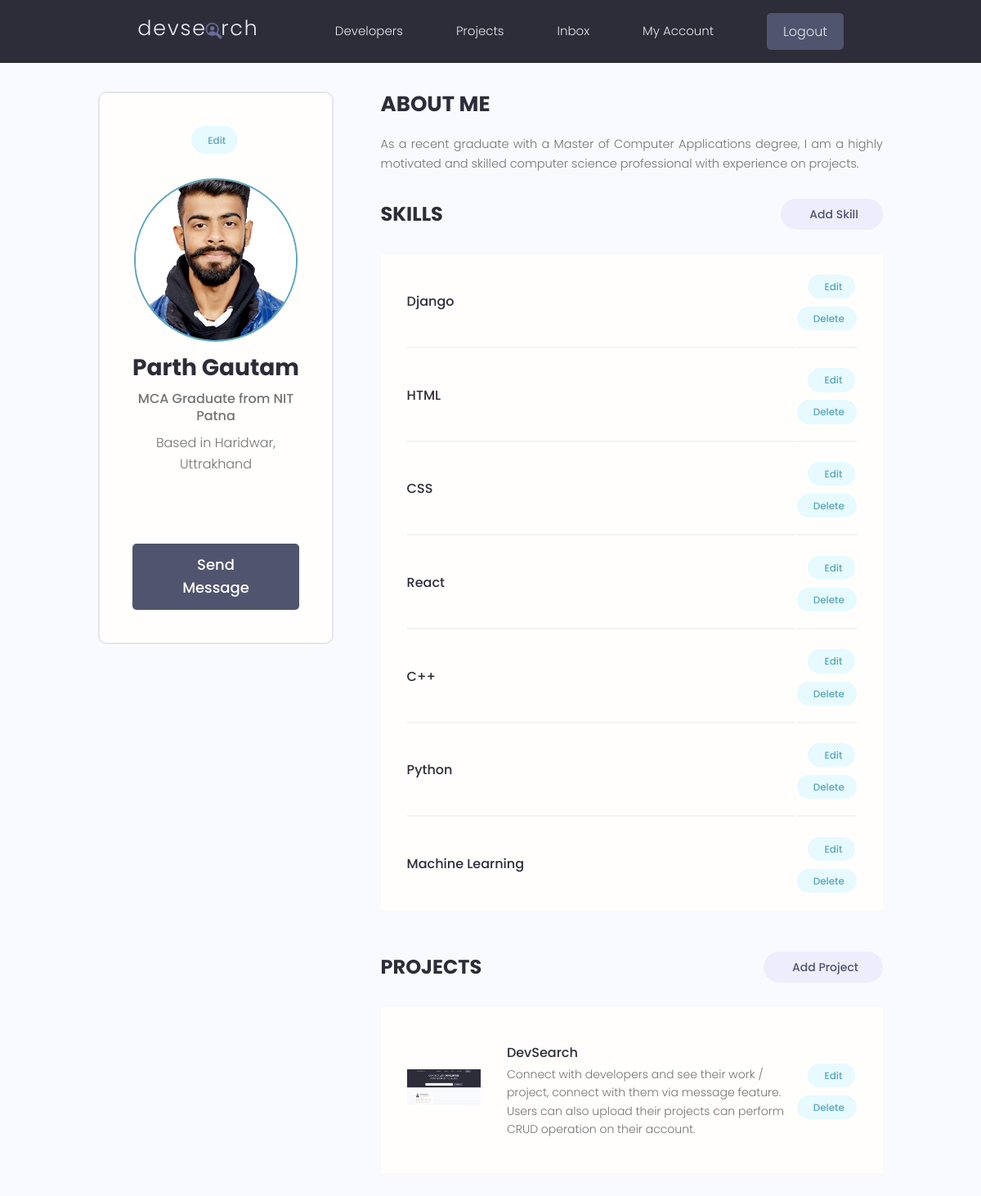
The app's page /account/ (signed in) with its own data.
### users/models.py (models this page shows, shortened)
class Profile(models.Model):
    user = models.OneToOneField(User, on_delete=models.CASCADE, blank=True, null=True)
    name=models.CharField( max_length=200, blank=True, null=True)
    email = models.EmailField(max_length=200, blank=True,null=True)
    username = models.CharField( max_length=200, blank=True, null=True)
    location = models.CharField( max_length=200, blank=True, null=True)
    short_intro = models.CharField(max_length=200, null=True, blank=True)
    bio = models.TextField(blank=True, null=True)
    profile_img = models.ImageField(blank=True, null=True,upload_to='profiles/',default='profiles/user-default.png')
    social_github=models.CharField( max_length=200, blank=True, null=True)
    social_twitter=models.CharField( max_length=200, blank=True, null=True)
    social_linkdin=models.CharField( max_length=200, blank=True, null=True)
    social_youtube=models.CharField( max_length=200, blank=True, null=True)
    social_website=models.CharField( max_length=200, blank=True, null=True)
    created = models.DateTimeField(auto_now_add=True)
    id= models.UUIDField(default=uuid.uuid4, editable=False, unique=True,primary_key=True)
    class Meta:
        ordering = ['created']
    @property
    def imageURL(self):
        try:
            url = self.profile_img.url
        except:
            url = ""
        return url

class Skill(models.Model):
    owner = models.ForeignKey(Profile,on_delete=models.CASCADE,null=True,blank=True)
    name = models.CharField(max_length=200,blank=True, null=True)
    description = models.TextField(blank=True,null=True)
    created = models.DateTimeField(auto_now_add=True)
    id= models.UUIDField(default=uuid.uuid4, editable=False, unique=True,primary_key=True)

### projects/models.py (models this page shows, shortened)
class Project(models.Model):
    owner = models.ForeignKey(Profile, null=True, blank=True, on_delete=models.CASCADE)
    title = models.CharField(max_length=255)
    description = models.TextField(blank=True, null=True)
    demo_link = models.CharField(max_length=2000, blank=True, null = True)
    source_link = models.CharField(max_length=2000,null = True, blank=True)
    featured_img = models.ImageField(blank=True, null=True, default='default.jpg')
    tags = models.ManyToManyField('Tag', blank=True)
    created = models.DateTimeField(auto_now_add=True)
    vote_total  = models.IntegerField(default=0, null=True, blank=True)
    vote_ratio =  models.IntegerField(default=0, null=True, blank=True)
    id= models.UUIDField(default=uuid.uuid4, editable=False, unique=True,primary_key=True)
    class Meta:
        ordering = ["-vote_ratio", '-vote_total','title']
    @property
    def imageURL(self):
        try:
            url = self.featured_img.url
        except:
            url = ""
        return url

### users/views.py (the view)
# urls.py: path("account/", views.userAccount, name='account'),
@login_required(login_url="login")
def userAccount(request):
    profile = request.user.profile
    skills = profile.skill_set.all()
    projects = profile.project_set.all()
    context = {'profile':profile,'skills':skills,'projects':projects}
    return render(request,'users/account.html', context)

### users/templates/users/account.html (shortened to what this page needs)
{% extends 'main.html' %}
{% block content %}
  <main class="settingsPage profile my-md">
    <div class="container">
      <div class="layout">
        <div class="column column--1of3">
          <div class="card text-center">
            <div class="card__body dev">
              <a class="tag tag--pill tag--main settings__btn" href="{% url 'edit-account' %}"> Edit</a>
              <img class="avatar avatar--xl dev__avatar" src="{{profile.imageURL}}" />
              <h2 class="dev__name">{{profile.name}}</h2>
              <p class="dev__title">{{profile.short_intro}}</p>
              <p class="dev__location">Based in {{profile.location}}</p>
              <ul class="dev__social">
              </ul>
              <a href="#" class="btn btn--sub btn--lg">Send Message </a>
            </div>
          </div>
        </div>
        <div class="column column--2of3">
          <div class="devInfo">
            <h3 class="devInfo__title">About Me</h3>
            <p class="devInfo__about">
              {{profile.bio}}
            </p>
          </div>
          <div class="settings">
            <h3 class="settings__title">Skills</h3>
            <a class="tag tag--pill tag--sub settings__btn tag--lg" href="{% url 'create-skill' %}"> Add Skill</a>
          </div>
          <table class="settings__table">
          {% for skill in skills %}
            <tr>
              <td class="settings__tableInfo">
                <h4>{{skill.name}}</h4>
              </td>
              <td class="settings__tableActions">
                <a class="tag tag--pill tag--main settings__btn" href="{% url 'update-skill' skill.id %}"> Edit</a>
                <a class="tag tag--pill tag--main settings__btn" href="{% url 'delete-skill' skill.id %}?next=/account">
                  Delete</a>
              </td>
            </tr>
            {% endfor %}
          </table>
          <div class="settings">
            <h3 class="settings__title">Projects</h3>
            <a class="tag tag--pill tag--sub settings__btn tag--lg" href="{% url 'create-project' %}"> Add Project</a>
          </div>
          <table class="settings__table">
            {% for project in projects %}
            <tr>
              <td class="settings__thumbnail">
                <a href="{% url 'project' project.id %}"><img src="{{project.imageURL}}" alt="Project Thumbnail" /></a>
              </td>
              <td class="settings__tableInfo">
                <a href="{% url 'project' project.id %}">{{project.title}}</a>
                <p>
                  {{project.description|slice:'200'}}
                </p>
              </td>
              <td class="settings__tableActions">
                <a class="tag tag--pill tag--main settings__btn" href="{% url 'update-project' project.id %}"> Edit</a>
                <a class="tag tag--pill tag--main settings__btn" href="{% url 'delete-project' project.id %}?next=/account">
                  Delete</a>
              </td>
            </tr>
            {% endfor %}
          </table>
        </div>
      </div>
    </div>
  </main>
{% endblock %}

### templates/main.html (shortened to what this page needs)
{% load static %}
<!DOCTYPE html>
<html lang="en">
<head>
  <link rel="stylesheet" href="https://cdn.iconmonstr.com/1.3.0/css/iconmonstr-iconic-font.min.css" />
  <link rel="stylesheet" href="{% static 'uikit/styles/uikit.css' %}" />
  <link rel="stylesheet" href="{% static 'styles/app.css' %}" />
</head>
<body>
    {% include 'navbar.html' %}
    {% block content %}
    {% endblock content %}
</body>
</html>

### templates/navbar.html (shortened to what this page needs)
{% load static %}
<header class="header">
    <div class="container container--narrow">
      <a href="{% url 'profiles' %}" class="header__logo">
        <img src="{% static 'images/logo.svg' %}" alt="DevSearch Logo" />
      </a>
      <nav class="header__nav">
        <ul class="header__menu">
          <li class="header__menuItem"><a href="{% url 'profiles' %}">Developers</a></li>
          <li class="header__menuItem"><a href="{% url 'projects'%}">Projects</a></li>
          {% if request.user.is_authenticated %}
            <li class="header__menuItem"><a href="{% url 'inbox' %}">Inbox</a></li>
            <li class="header__menuItem"><a href="{% url 'account' %}">My Account</a></li>
            <li class="header__menuItem"><a href="{% url 'logout' %}" class="btn btn--sub">Logout</a></li>
          {% else %}
            <li class="header__menuItem"><a href="{% url 'login' %}" class="btn btn--sub">Login/Sign Up</a></li>
          {% endif %}
        </ul>
      </nav>
    </div>
  </header>

### static/styles/app.css (style rules this page uses)
:root { --color-sub: #2d2d39; }
.btn--sub { background-color: var(--color-sub-light); }
.card { border: 2px solid var(--color-light); }
img { width: 100%; }
.header { position: sticky; z-index: 111; background-color: var(--color-sub); padding: 1.5rem 0; }
.header > .container { display: flex; justify-content: space-between; align-items: center; }
.header__logo > img { height: 3.8rem; }
.header__nav > ul { display: inline-flex; align-items: center; list-style: none; gap: 6.5rem; }
.header__menuItem > a { color: var(--color-light); font-weight: 300; }
.profile .card > .dev { padding: 4rem; }
.dev__avatar { display: block; margin: auto; }
.dev__name { color: var(--color-sub); font-size: 2.8rem; font-weight: 700; margin-top: 1rem; margin-bottom: 0.5rem; }
.dev__title { font-size: 1.6rem; font-weight: 500; line-height: 1.3; }
.dev__location { margin-top: 1rem; }
.dev__social { margin: 3rem 0; list-style: none; display: flex; justify-content: center; gap: 1.5rem; }
.devInfo { margin-bottom: 3rem; }
.devInfo__title, .devInfo__subtitle { font-size: 2.6rem; color: var(--color-sub); text-transform: uppercase; font-weight: 700; margin-bottom: 1.5rem; }
.devInfo__about, .devSkill__info { font-size: 1.45rem; line-height: 1.7; text-align: justify; }
.settingsPage .dev > .settings__btn { display: inline-block; margin-bottom: 3rem; }
.settings { display: flex; justify-content: space-between; align-items: center; }
.settings__title { font-size: 2.4rem; text-transform: uppercase; font-weight: 700; color: var(--color-sub); }
.settings__table { margin-top: 3rem; margin-bottom: 5rem; padding: 0 3rem; background: var(--color-white); }
.settings__table tr { width: 100%; }
.settings__table tr > td { padding: 2rem 0; }
.settings__table tr:not(:last-child) td { border-bottom: 2px solid var(--color-white-light); }
.settings__thumbnail { width: 23%; min-width: 10rem; }
.settings__thumbnail img { padding-right: 3rem; height: 15rem; object-fit: contain; }
.settings__tableInfo { width: 100%; }
.settings__tableInfo h4, .settings__tableInfo a { padding-right: 1rem; width: auto; font-size: 1.6rem; font-weight: 500; color: var(--color-sub); }
.settings__tableInfo p { font-size: 1.4rem; }
.settings__tableActions { text-align: right; }

### static/uikit/styles/modules/_variables.css (style rules this page uses)
:root { --color-main: #5aa5b9; --color-main-light: #e6faff; --color-sub: #3f4156; --color-sub-light: #51546e; --color-sub-lighter: #ededfd; --color-text: #737373; --color-gray: #8b8b8b; --color-light: #e5e7eb; --color-light-gray: #767676; --color-bg: #f8fafd; --color-white: #fffefd; --color-white-light: #f3f3f3; --color-success: #359e64; --color-success-bg: #def8e8; --color-error: #fc4b0b; --color-error-bg: #fff2ee; --font-base: 'Poppins', arial, helvetica, 'Segoe UI', roboto, ubuntu, sans-serif; --font-monospace: 'Fira Code', 'Courier New', courier, monospace; --font-regular: 300; --font-medium: 500; --font-bold: 700; --generic-shadow: 1px 1px 5px #00000010; --generic-transition: all 0.3s ease-in-out; }

### static/uikit/styles/modules/_base.css (style rules this page uses)
* { margin: 0; padding: 0; box-sizing: border-box; text-rendering: optimizeLegibility; color: inherit; font-size: inherit; }
html { font-size: 50%; }
@media only screen and (min-width: 480px) { html { font-size: 56.25%; } }
@media only screen and (min-width: 1200px) { html { font-size: 62.5%; } }
body { line-height: 1.6; font-weight: 400; font-size: 1.5rem; color: var(--color-text); background-color: var(--color-bg); min-height: 100vh; }

### static/uikit/styles/modules/_typography.css (style rules this page uses)
* { font-family: var(--font-base); }
h2 { font-size: 3.6rem; font-weight: var(--font-bold); }
h3 { font-size: 3.2rem; font-weight: var(--font-medium); }
h4 { font-size: 2.8rem; font-weight: var(--font-medium); }
p, span, strong { font-size: 1.6rem; color: var(--color-text); font-weight: var(--font-regular); }
a { padding-bottom: 2px; text-decoration: none; display: inline-block; color: var(--color-main); font-weight: var(--font-medium); }

### static/uikit/styles/modules/_utilities.css (style rules this page uses)
.container { width: 92%; max-width: 165rem; margin: 0 auto; box-sizing: border-box; }
.container--narrow { width: 92%; max-width: 120rem; }
@media screen and (min-width: 1000px) { .container { width: 90%; } }
@media screen and (min-width: 1000px) { .container--narrow { width: 85%; } }
@media screen and (min-width: 1200px) { .container { width: 80%; } }
@media screen and (min-width: 1200px) { .container--narrow { width: 72%; } }
.text-center { text-align: center; }
.my-md { margin: 3rem auto; }

### static/uikit/styles/modules/_avatar.css (style rules this page uses)
.avatar { border-radius: 50%; border: 2px solid var(--color-main); object-fit: cover; }
.avatar--xl { height: 20rem; width: 20rem; }

### records on screen
Profile: imageURL (picture), name "Parth Gautam", short_intro "MCA Graduate from NIT Patna", location "Haridwar, Uttrakhand", bio "As a recent graduate with a Master of Computer Applications degree, I am a highly motivated and skilled computer science professional with experience on projects."
Skill: name "Django"
Skill: name "HTML"
Skill: name "CSS"
Skill: name "React"
Skill: name "C++"
Skill: name "Python"
Skill: name "Machine Learning"
Project: imageURL (picture), title "DevSearch", description "Connect with developers and see their work / project, connect with them via message feature. Users can also upload their projects can perform CRUD operation on their account."
